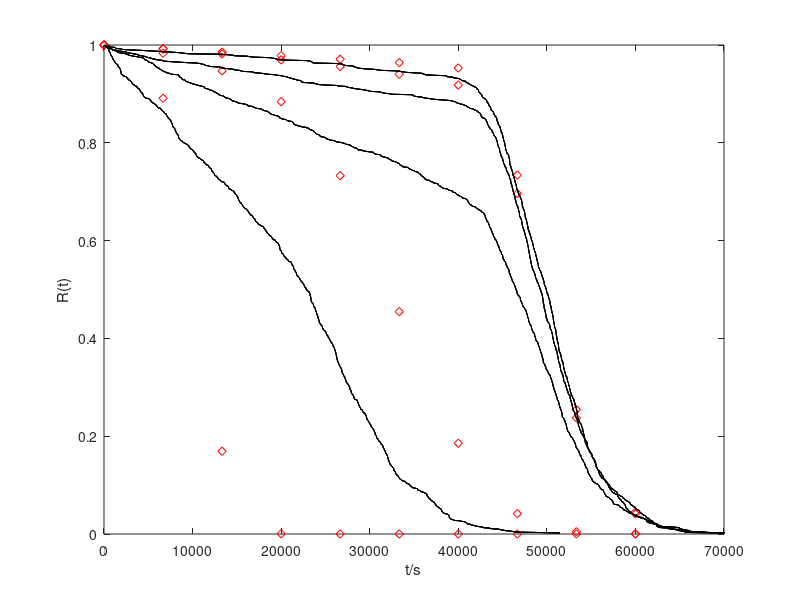

This figure's MATLAB source:
% compare the results obtained by A1 & A2
clear; clc; close all;
addpath('C:\Users\Zhiguo ZENG\Documents\MATLAB\MengfeiFan_RESS\MC-DCFP-comparison\A1_R function')
addpath('C:\Users\Zhiguo ZENG\Documents\MATLAB\MengfeiFan_RESS\MC-DCFP-comparison\A2_failure time')
% Results obtained by A1: R function
load('Rfunction.mat','R_0','R_1','R_2','R_3','t');

plot(t,R_0,'rd',t,R_1,'rd',t,R_2,'rd',t,R_3,'rd');
hold on;

% Results obtained by A2: failure time
load('ft.mat','R','T');
plot(T(:,1),R,'k-',T(:,2),R,'k-',T(:,3),R,'k-',T(:,4),R,'k-');

xlabel('t/s')
ylabel('R(t)')
axis([0 7e4 0 1])
